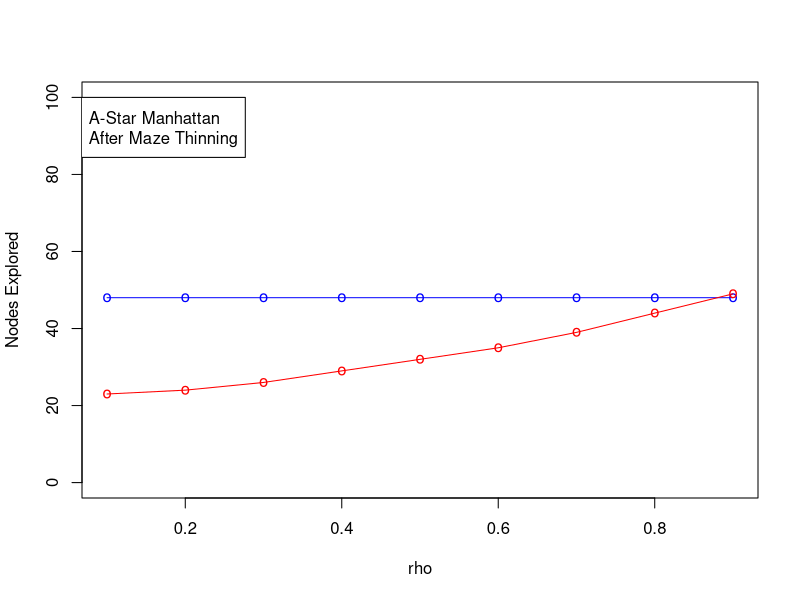

Write R code to recreate this figure. (Note: this script raises an error after producing the figure.)
library(dplyr)
library(ggplot2)


Dataset<- read.csv("thinning.csv", header=TRUE) 

Before = Dataset$BeforeThinning
After = Dataset$AfterThinning
rho = Dataset$Rho

plot(rho, Before, type="o", col="blue", pch="o", lty=1, ylim=c(0,100), ylab="Nodes Explored") + 
  points(rho, After, type="o", col="red", pch="o", lty=1) + 
  legend(0,100, legend=c("A-Star Manhattan","After Maze Thinning"), col=c("blue","red"),
         lty=c(1,2), ncol=1) 